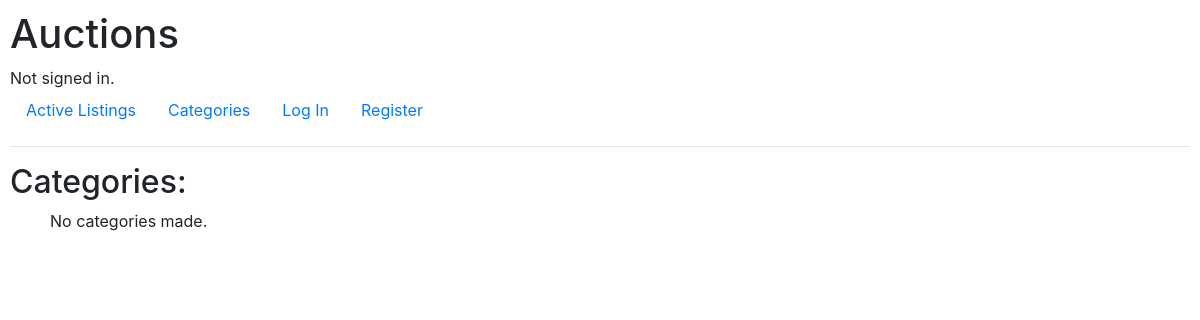
The page /categories on the database as committed earlier.
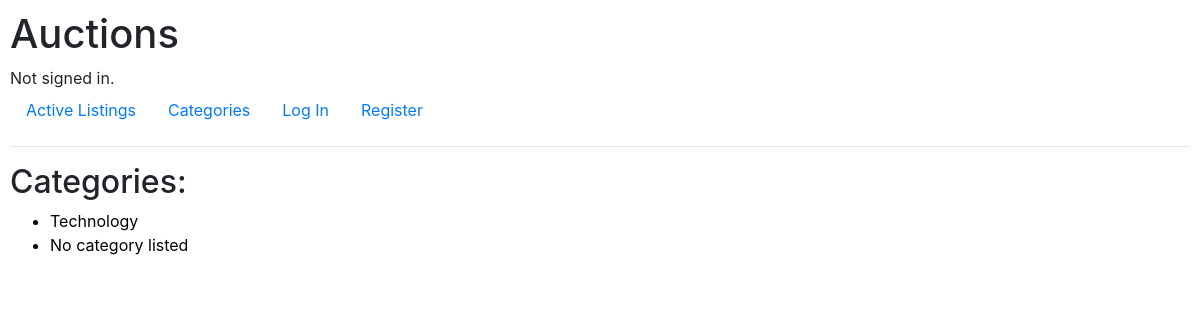
The same page on the database as committed later.
### auctions/models.py (models this page shows)
class Auction(models.Model):
    username = models.CharField(max_length=50)
    title = models.CharField(max_length=64)
    price = models.CharField(max_length=64)
    description = models.CharField(max_length=100)
    creation_date = models.DateTimeField()
    photo = models.FileField(null=True, blank=True)
    category = models.CharField(max_length=64)
    active = models.BooleanField(default=True)
    winner = models.CharField(max_length=50, blank=True)

### auctions/views.py (the view)
# urls.py: path("categories", views.categories, name="categories"),
def categories(request):
    categories = Auction.objects.values_list('category', flat=True).distinct()
    return render(request, "auctions/categories.html", {
        "categories": categories
    })

### auctions/templates/auctions/categories.html
{% extends "auctions/layout.html" %}
{% block body %}
    <h2>Categories:</h2>
    <ul>
        {% if categories %}
            {% for category in categories %}
                <a href="{% url 'category' category %}" class="unstyle">
                    <li>{{category}}</li>
                </a>
            {% endfor %}
        {% else %}
            <p>No categories made.</p>
        {% endif %}
    </ul>
{% endblock %}

Rows that differ between the two databases and show on the page:
added Auction: category "Technology"
added Auction: category "No category listed"
Other text that changed with them:
text no longer shown: "No categories made."
